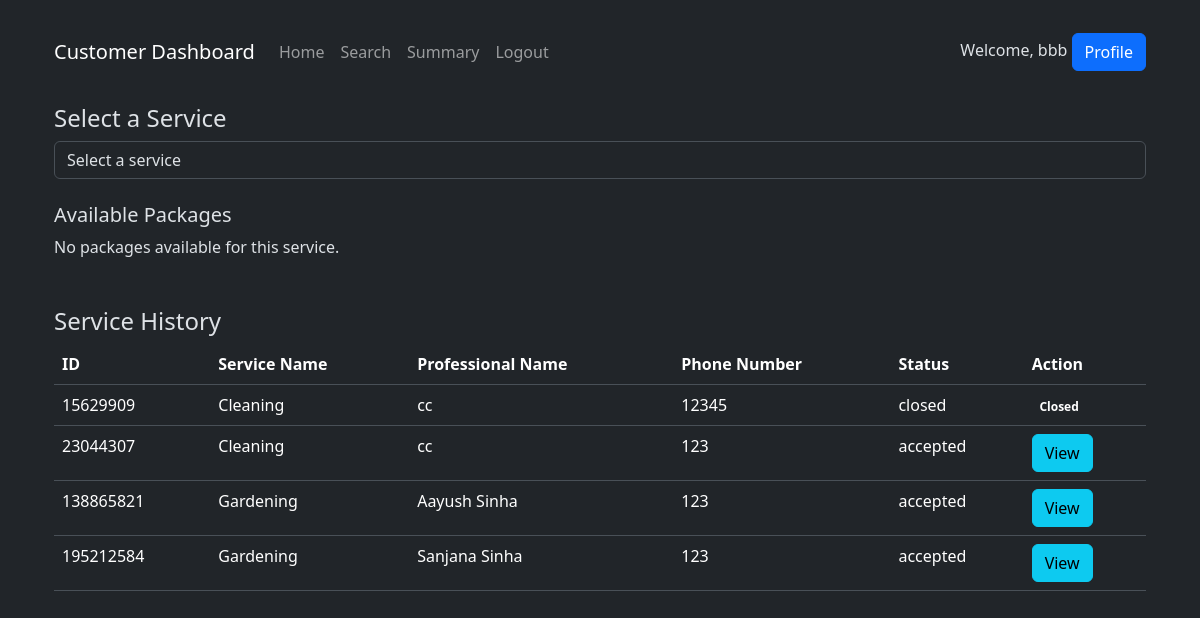
The app's page /customer_dashboard (signed in) with its own data.
### models.py (models this page shows)
class User(db.Model):
    __tablename__ = "user"
    id = db.Column(db.Integer, primary_key=True)
    username = db.Column(db.String(80), unique=True, nullable=False)
    passhash = db.Column(db.String(80), nullable=False)
    name = db.Column(db.String(80), nullable=False)
    role = db.Column(db.String(20), nullable=False)
    professional = db.relationship('Professional', backref='user', lazy=True)
    customer = db.relationship('Customer', backref='user', lazy=True)

class ServiceRequest(db.Model):
    __tablename__ = 'service_request'
    id = db.Column(db.Integer, primary_key=True)
    customer_id = db.Column(db.Integer, db.ForeignKey('customer.id'), nullable=False)  # Reference to Customer
    professional_id = db.Column(db.Integer, db.ForeignKey('professional.id'), nullable=True)  # Reference to Professional
    service_id = db.Column(db.Integer, db.ForeignKey('service.id'), nullable=False)
    date_of_request = db.Column(db.DateTime, default=datetime.utcnow, nullable=False)
    date_of_completion = db.Column(db.DateTime, nullable=True)
    status = db.Column(db.String(20), default='requested', nullable=False)
    rating = db.Column(db.Integer, nullable=True)
    remarks = db.Column(db.Text, nullable=True)
    customer = db.relationship('Customer', back_populates='service_requests')
    service = db.relationship('Service', back_populates='service_requests')
    professional = db.relationship('Professional', back_populates='service_requests')
    review = db.relationship('Review', back_populates='service_request', lazy=True)

class Service(db.Model):
    __tablename__ = 'service'
    id = db.Column(db.Integer, primary_key=True)
    service_name = db.Column(db.String(80), unique=False, nullable=False)
    description = db.Column(db.Text, nullable=False)
    price = db.Column(db.Float, nullable=False)
    time_required = db.Column(db.Integer, nullable=False)
    service_requests = db.relationship('ServiceRequest', back_populates='service', lazy=True)

class Professional(db.Model):
    __tablename__ = 'professional'
    id = db.Column(db.Integer, db.ForeignKey('user.id'), primary_key=True)
    date_created = db.Column(db.DateTime, default=datetime.utcnow, nullable=False)
    service_id = db.Column(db.Integer, db.ForeignKey('service.id'), nullable=True)
    contact = db.Column(db.String(10), nullable=False)
    experience = db.Column(db.Float, nullable=False)
    description = db.Column(db.Text, nullable=True)
    service_name = db.Column(db.Text(80),db.ForeignKey('service.service_name'), nullable=False)
    rating = db.Column(db.Float, nullable=True)
    address = db.Column(db.Text, nullable=False)
    pincode = db.Column(db.String(6), nullable=False)
    service_requests = db.relationship('ServiceRequest', back_populates='professional', lazy=True)

### app.py (the view)
@app.route('/customer_dashboard')
def customer_dashboard():
    user_id = session['user_id']
    customer = Customer.query.get(user_id)
    services =  db.session.query(Service.service_name).distinct().all()
    user = User.query.get(user_id)
    service_requests = ServiceRequest.query.filter_by(customer_id=user_id).all()
    return render_template('customer_dashboard.html',service_requests=service_requests,user=user, customer=customer, services=services)

### templates/customer_dashboard.html (shortened to what this page needs)
{% extends "layout.html" %} {% block title %}Customer Dashboard{% endblock %} {%
block content %}
<div class="container mt-4">
  <nav class="navbar navbar-expand-lg navbar-dark bg-dark">
    <a class="navbar-brand" href="#">Customer Dashboard</a>
    <div class="collapse navbar-collapse" id="navbarNav">
      <ul class="navbar-nav">
        <li class="nav-item"><a class="nav-link" href="#">Home</a></li>
        <li class="nav-item"><a class="nav-link" href="#">Search</a></li>
        <li class="nav-item"><a class="nav-link" href="#">Summary</a></li>
        <li class="nav-item">
          <a class="nav-link" href="">Logout</a>
        </li>
      </ul>
    </div>
    <div class="ml-auto">
      <span>Welcome, {{ user.name }}</span>
      <a href="#" class="btn btn-primary ml-3">Profile</a>
    </div>
  </nav>
  <div class="my-4">
    <h4>Select a Service</h4>
    <form method="POST" action="{{ url_for('select_service') }}">
      <div class="form-group">
        <select
          class="form-control"
          name="service_name"
          onchange="this.form.submit()"
          required
        >
          <option value="" disabled selected>Select a service</option>
        </select>
      </div>
    </form>
    <div id="packageDisplay" class="mt-4">
      <h5>Available Packages</h5>
      <div id="packageList">
        {% if packages %} {% for pkg in packages %}
        <div class="card mb-3">
          <div class="card-body">
            <h5 class="card-title">{{ pkg.service_name }}</h5>
            <p class="card-text">{{ pkg.description }}</p>
            <p><strong>Price:</strong> {{ pkg.price }}</p>
            <form
              method="POST"
              action="{{ url_for('book_service', package_id=pkg.id) }}"
            >
              <button type="submit" class="btn btn-primary">Book</button>
            </form>
          </div>
        </div>
        {% endfor %} {% else %}
        <p>No packages available for this service.</p>
        {% endif %}
      </div>
    </div>
  </div>
  <div class="mt-5">
    <h4>Service History</h4>
    <table class="table">
      <thead>
        <tr>
          <th>ID</th>
          <th>Service Name</th>
          <th>Professional Name</th>
          <th>Phone Number</th>
          <th>Status</th>
          <th>Action</th>
        </tr>
      </thead>
      <tbody>
        {% for service_request in service_requests %}
        <tr>
          <td>{{ service_request.id }}</td>
          <td>{{ service_request.service.service_name }}</td>
          <td>
            {{ service_request.professional.user.name if
            service_request.professional else 'N/A' }}
          </td>
          <td>
            {{ service_request.professional.contact if
            service_request.professional else 'N/A' }}
          </td>
          <td>{{ service_request.status }}</td>
          <td>
            {% if service_request.status == 'closed' %}
            <span class="badge badge-success">Closed</span>
            {% else %}
            <button
              type="button"
              class="btn btn-info"
              data-toggle="modal"
              data-target="#viewModal"
              onclick="showModal('{{ service_request.id }}')"
            >
              View
            </button>
            {% endif %}
          </td>
        </tr>
        {% endfor %}
      </tbody>
    </table>
  </div>
</div>
{% endblock %}

### templates/layout.html (shortened to what this page needs)
<!DOCTYPE html>
<html lang="en">
  <head>
    <link
      href="https://cdn.jsdelivr.net/npm/bootstrap@5.3.3/dist/css/bootstrap.min.css"
      rel="stylesheet"
    />
  </head>
  <body data-bs-theme="dark">
    <div class="container mt-4">
      {% block content %} {% endblock %}
    </div>
  </body>
</html>

### records on screen
User: name "bbb"
ServiceRequest: id "15629909", service.service_name "Cleaning", professional.user "cc", professional "12345", status "closed", shows "Closed"
ServiceRequest: id "23044307", service.service_name "Cleaning", professional.user "cc", professional "123", status "accepted"
ServiceRequest: id "138865821", service.service_name "Gardening", professional.user "Aayush Sinha", professional "123", status "accepted"
ServiceRequest: id "195212584", service.service_name "Gardening", professional.user "Sanjana Sinha", professional "123", status "accepted"
